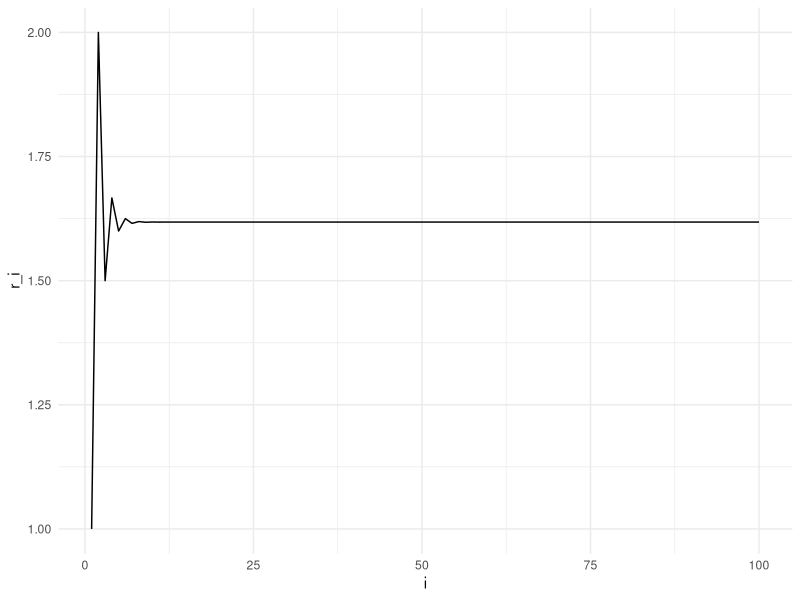
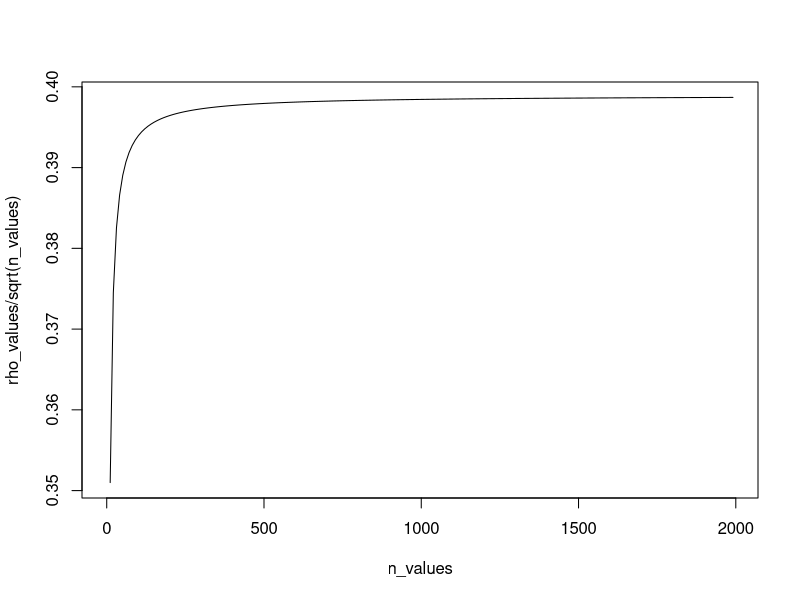

Write R code to recreate these figures, in order.
## ---- chunk 1
# Using for loop
fib_ratio_for <- function(n) {
  fib <- c(0, 1)
  ratio <- numeric(n)
  for(i in 1:n) {
    fib <- c(fib, sum(tail(fib, 2)))
    ratio[i] <- fib[i+2] / fib[i+1]
  }
  return(ratio)
}

# Using while loop
fib_ratio_while <- function(n) {
  fib <- c(0, 1)
  ratio <- numeric(n)
  i <- 1
  while(i <= n) {
    fib <- c(fib, sum(tail(fib, 2)))
    ratio[i] <- fib[i+2] / fib[i+1]
    i <- i + 1
  }
  return(ratio)
}

## ---- chunk 2
if (!require(microbenchmark)) install.packages('microbenchmark')

# Benchmark the functions
library(microbenchmark)
n <- 200
microbenchmark(fib_ratio_for(n), fib_ratio_while(n), times = 100L)
 
## ---- chunk 3
if (!require(ggplot2)) install.packages('ggplot2')

# Plot the sequence
library(ggplot2)
n <- 100
ratio <- fib_ratio_for(n)
df <- data.frame(x = 1:n, y = ratio)
ggplot(df, aes(x=x, y=y)) + geom_line() + theme_minimal() + labs(x = "i", y = "r_i")
tail(ratio, 10)

## ---- chunk 4
compute_rho <- function(n) {
  rho <- gamma((n - 1) / 2) / (gamma(1 / 2) * gamma((n - 2) / 2))
  return(rho)
}
## ---- chunk 5
compute_rho <- function(n) {
  rho <- gamma((n - 1) / 2) / (gamma(1 / 2) * gamma((n - 2) / 2))
  return(rho)
}

# Test the function with n = 2000
n <- 2000
result <- compute_rho(n)
print(result)

## ---- chunk 6
compute_rho <- function(n) {
  log_rho <- lgamma((n - 1) / 2) - (lgamma(1 / 2) + lgamma((n - 2) / 2))
  rho <- exp(log_rho)
  return(rho)
}
## ---- chunk 7
n_values <- seq(1, 2000, by = 10)
rho_values <- sapply(n_values, compute_rho)
plot(n_values, rho_values / sqrt(n_values), type = "l")
## ---- chunk 8
golden_ratio_iterative <- function(n) {
  phi <- (sqrt(5) + 1) / 2
  a <- 1
  b <- phi
  for (i in 2:n) {
    temp <- b
    b <- a + b
    a <- temp
  }
  return(b)
}
## ---- chunk 9
golden_ratio_power <- function(n) {
  phi <- (sqrt(5) + 1) / 2
  return(phi^(n+1))
}

## ---- chunk 10

n_values <- c(12, 60, 120, 300)

for (n in n_values) {
  iterative_result <- golden_ratio_iterative(n)
  power_result <- golden_ratio_power(n)
  
  print(paste("For n =", n))
  print(paste("Iterative result: ", iterative_result))
  print(paste("Power result: ", power_result))
  
  # Compare using all.equal
  print(paste("Are the results nearly equal? ", isTRUE(all.equal(iterative_result, power_result))))
}

## ---- chunk 11
play_craps <- function() {
  roll <- sample(1:6, 1)
  if (roll == 6) {
    return("Win")
  }
  else if (roll == 1) {
    return("Lose")
  }
  else {
    point <- roll
   
    for (i in 1:3) {
      roll <- sample(1:6, 1)
      if (roll == point) {
        return("Win")
      }
    }
    return("Lose")
  }
}

simulate_craps <- function(num_games) {
  wins <- 0
  for (i in 1:num_games) {
    result <- play_craps()
    if (result == "Win") {
      wins <- wins + 1
    }
  }
  
  win_percentage <- (wins / num_games) * 100
  return(win_percentage)
}

num_games <- 1000
win_percentage <- simulate_craps(num_games)
cat("Win percentage after simulating", num_games, "games of craps:", win_percentage, "%\n")

## ---- chunk 12
set.seed(1)
x <- rnorm(1000)
y <- 2 + x + rnorm(1000)
df <- data.frame(x, y)
cat("Step", 1, "\n")
fit1 <- lm(y ~ x, data = df[-(1:250),])
p1 <- predict(fit1, newdata = df[(1:250),])
r <- sqrt(mean((p1 - df[(1:250),"y"])^2))
cat("Step", 2, "\n")
fit2 <- lm(y ~ x, data = df[-(251:500),])
p2 <- predict(fit2, newdata = df[(251:500),])
r <- c(r, sqrt(mean((p2 - df[(251:500),"y"])^2)))
cat("Step", 3, "\n")
fit3 <- lm(y ~ x, data = df[-(501:750),])
p3 <- predict(fit3, newdata = df[(501:750),])
r <- c(r, sqrt(mean((p3 - df[(501:750),"y"])^2)))
cat("Step", 4, "\n")
fit4 <- lm(y ~ x, data = df[-(751:1000),])
p4 <- predict(fit4, newdata = df[(751:1000),])
r <- c(r, sqrt(mean((p4 - df[(751:1000),"y"])^2)))
r

## ---- chunk 13
mean_square_error<-function(a,b){
  fit <- lm(y ~ x, data = df[-(a:b),])
  p <- predict(fit, newdata = df[(a:b),])
  r<-(sqrt(mean((p - df[(a:b),"y"])^2)))
  return(r)
}

set.seed(1)
x <- rnorm(1000)
y <- 2 + x + rnorm(1000)
df <- data.frame(x, y)
r<-c()
a<-1
b<-250
for (i in 1:4)
{
  r<-c(r,c(mean_square_error(a,b)))
  a<-a+250
  b<-b+250
}
r

## ---- chunk 14
mean_square_error_4<-function(df){
  a<-1
  b<-250
  r<-c()
  for (i in 1:4) {
  fit <- lm(y ~ x, data = df[-(a:b),])
  p <- predict(fit, newdata = df[(a:b),])
  r <- c(r, sqrt(mean((p - df[(a:b),"y"])^2)))
  a<-a+250
  b<-b+250
  }
  return(r)
}
set.seed(1)
x <- rnorm(1000)
y <- 2 + x + rnorm(1000)
df <- data.frame(x, y)
mean_square_error_4(df)
## ---- chunk 15
kwtest <- function (x, g, ...) {
  if (is.list(x)) {
    if (length(x) < 2L)
      stop("'x' must be a list with at least 2 elements")
    if (!missing(g))
      warning("'x' is a list, so ignoring argument 'g'")
    if (!all(sapply(x, is.numeric)))
      warning("some elements of 'x' are not numeric and will be coerced to numeric")
    k <- length(x)
    l <- lengths(x)
    if (any(l == 0L))
      stop("all groups must contain data")
    g <- factor(rep.int(seq_len(k), l))
    x <- unlist(x)
  }
  else {
    if (length(x) != length(g))
      stop("'x' and 'g' must have the same length")
    g <- factor(g)
    k <- nlevels(g)
    if (k < 2L)
      stop("all observations are in the same group")
  }
  n <- length(x)
  if (n < 2L)
    stop("not enough observations")
  r <- rank(x)
  TIES <- table(x)
  STATISTIC <- sum(tapply(r, g, sum)^2/tapply(r, g, length))
  STATISTIC <- ((12 * STATISTIC/(n * (n + 1)) - 3 * (n + 1))/(1 - sum(TIES^3 - TIES)/(n^3 - n)))
  PARAMETER <- k - 1L
  PVAL <- pchisq(STATISTIC, PARAMETER, lower.tail = FALSE)
  names(STATISTIC) <- "Kruskal-Wallis chi-squared"
  names(PARAMETER) <- "df"
  RVAL <- list(statistic = STATISTIC, parameter = PARAMETER,
               p.value = PVAL, method = "Kruskal-Wallis rank sum test")
  return(RVAL)
}
## ---- chunk 16

x_list <- list(group1 = c(1, 2, 3), group2 = c(4, 5, 6))
x_vector <- c(1, 2, 3, 4, 5, 6)
g <- c(1, 1, 1, 2, 2, 2)
result_list <- kwtest(x_list)

# Call the function with x as a vector and corresponding g argument
result_vector <- kwtest(x_vector, g)

# Ensure the two function calls return the same result
identical(result_list, result_vector)
## ---- chunk 17
kwtest_fast <- function(x, g) {
  if (!is.numeric(x)) {
    stop("'x' and 'g' must be numeric vectors")
  }
  # Check if x and g have the same length
  if (length(x) != length(g)) {
    stop("'x' and 'g' must have the same length")
  }
  g <- factor(g)
  if (nlevels(g) < 2) {
    stop("There must be at least two unique groups")
  }
  n <- length(x)
  r <- rank(x)
  
  TIES <- table(x)
  STATISTIC <- sum(tapply(r, g, sum)^2/tapply(r, g, length))
  STATISTIC <- ((12 * STATISTIC/(n * (n + 1)) - 3 * (n + 1))/(1 -
                                              sum(TIES^3 - TIES)/(n^3-n)))
  return(STATISTIC)
}
#testing and comparing the two functions results


x<-c(rnorm(15))
g<-c(1,2,3,3,4,4,4,4,4,4,4,4,4,4,4)
kwtest(x =x,g=g )

kwtest_fast(x=x,g=g)

## ---- chunk 18
kwtest_default <- function(X, g) {
  m <- nrow(X)
  test_statistics <- numeric(m)
  for (i in 1:m) {
    test_statistics[i] <- kruskal.test(X[i, ] ~ g)$statistic
  }
  return(test_statistics)
}
## ---- chunk 19
kwtest_fast_repeat <- function(X, g) {
  m <- nrow(X)
  test_statistics <- numeric(m)
  for (i in 1:m) {
    test_statistics[i] <- kwtest_fast(X[i, ], g)
  }
  return(test_statistics)
}

#testing 
m <- 1000 # number of repetitions
n <- 50 # number of individuals
X <- matrix(rt(m * n, df = 10), nrow = m)
grp <- rep(1:3, c(20, 20, 10))
a<-kwtest_fast_repeat(X,g=grp)
b<-kwtest_default(X,g=grp)
identical(a,b)

## ---- chunk 20

library(microbenchmark)

set.seed(1234)
m <- 1000
n <- 50
X <- matrix(rt(m * n, df = 10), nrow = m)
grp <- rep(1:3, c(20, 20, 10))

# Benchmarking the two approaches
benchmark_results <- microbenchmark(
  kwtest_default(X, grp),
  kwtest_fast_repeat(X, grp),
  times = 10
)

print(benchmark_results)
## ---- chunk 21
kwtest_fast_vectorized <- function(X, g) {
  apply(X, 1, function(x) kwtest_fast(x, g))
}

# Benchmarking the vectorized approach
benchmark_results_vectorized <- microbenchmark(
  kwtest_default(X, grp),
  kwtest_fast_repeat(X, grp),
  kwtest_fast_vectorized(X, grp),
  times = 10
)

print(benchmark_results_vectorized)
